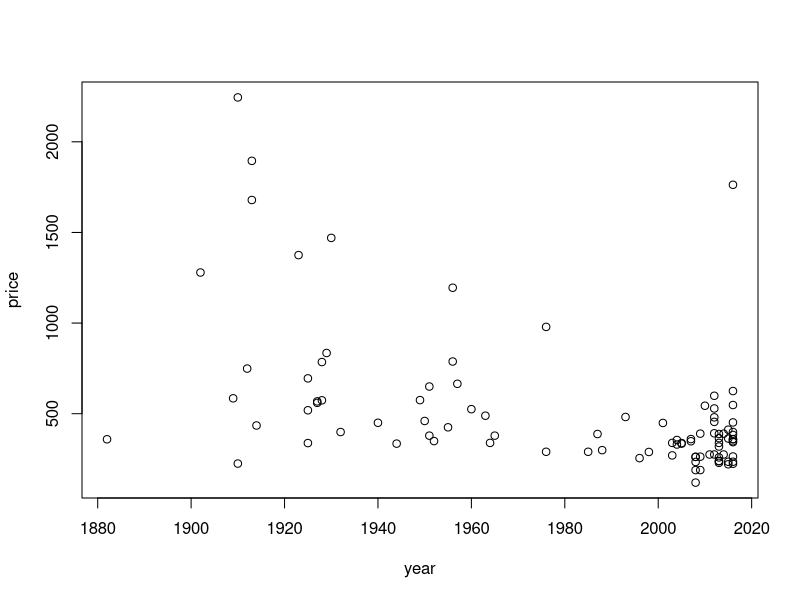
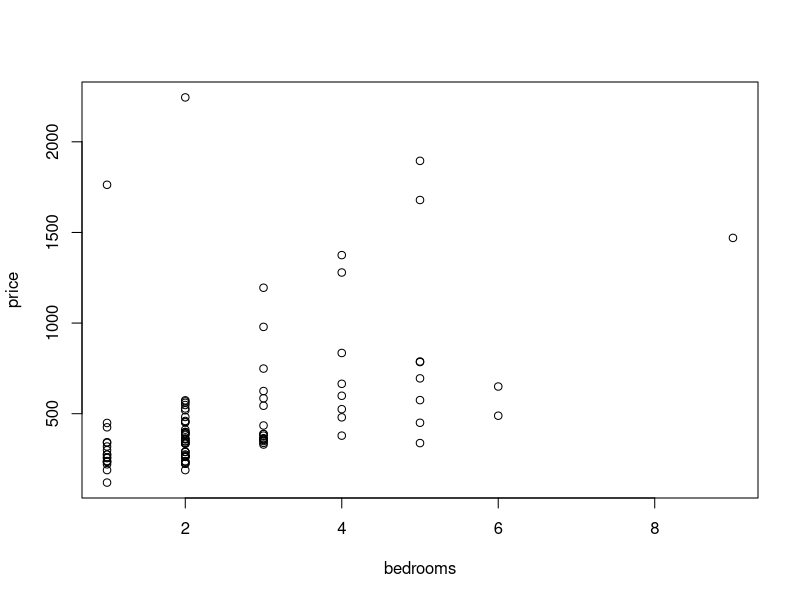
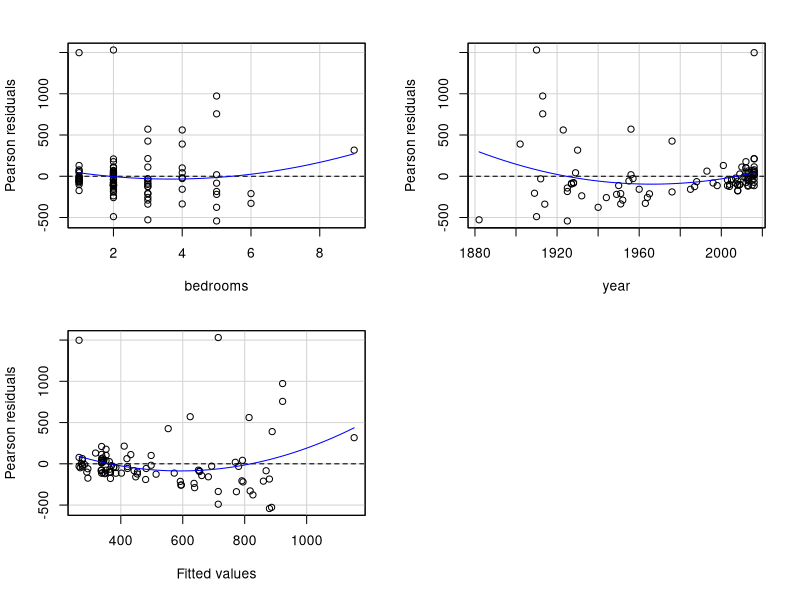
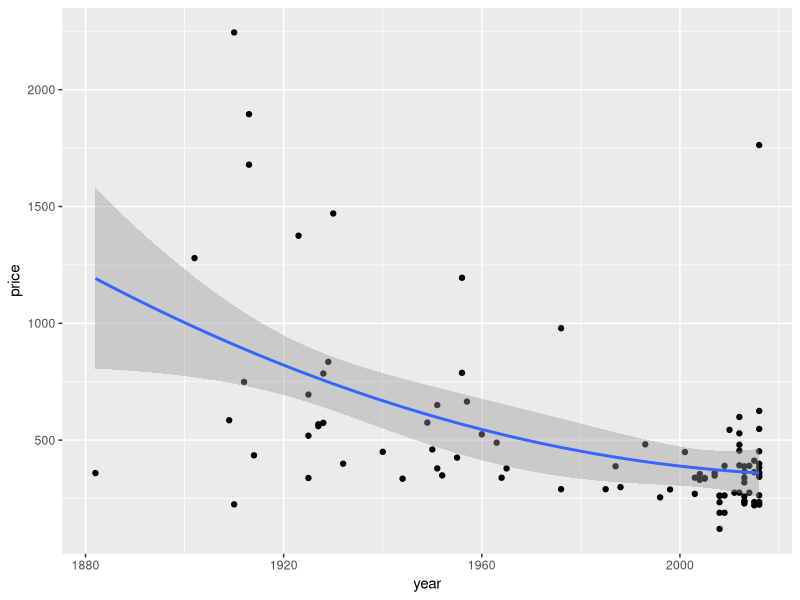
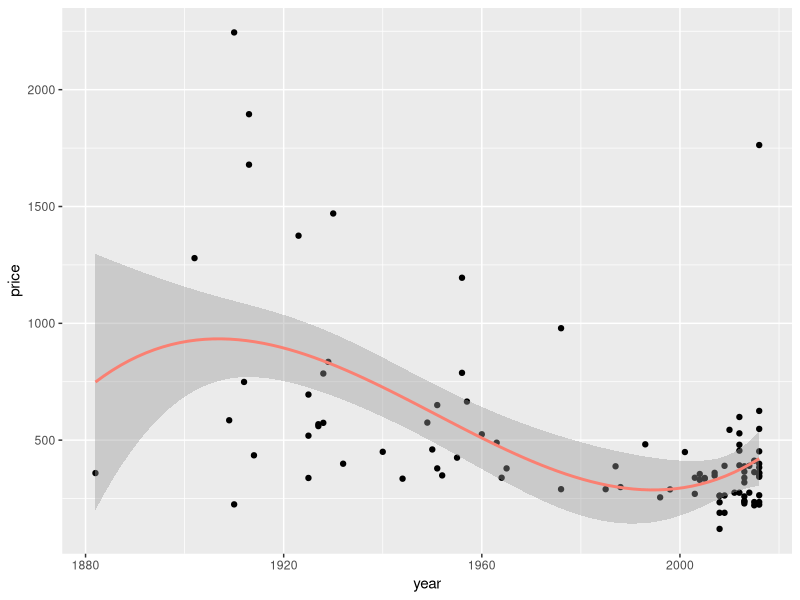
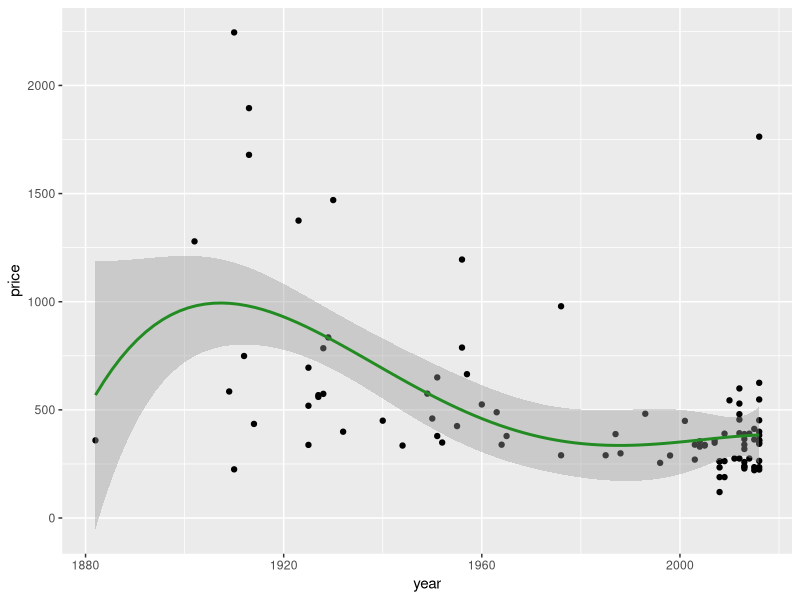
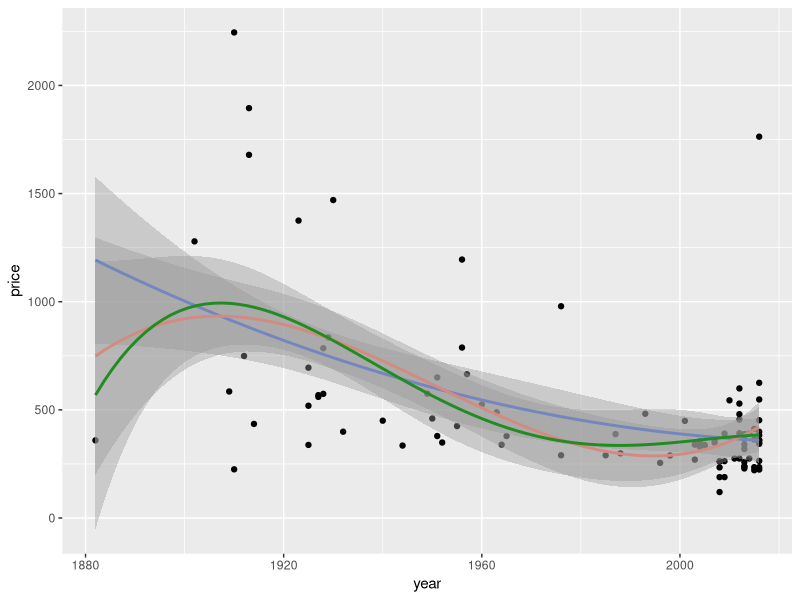

Write R code to recreate these figures, in order. (Note: this script raises an error after producing the figures.)
################## NON-LINEAR MODELS ######################
###########################################################
###########################################################


getwd()

setwd("C:/Users/aanwar11/Documents/Code Files/Datasets")

re = read.csv("real_estate_lect5.csv")

library(car) # what is this library
attach(re)

# Y~X => linear regression => multiple linear regression => characteristics (4)

##### why non linear?
##### sometimes linear models are unrealistic
##### non linear models are flexible 


##### We will learn three non linear models
############## 1. POLYNOMIAL MODEL
############## 2.
############## 3. 


######### POLYNOMIAL MODEL
# in a polynomial regression we transform the model to include non-linear terms ( as a polynomial)
# yi = b0 +b1*x
# => yi = b0 +b1xi +b2xi^2 + b3x^3 .............   [Very high flexibility]
## for computer polynomial regression is the same as linear becuase x*x is like interaction


plot(year, price)
plot(bedrooms, price)

reg1 = lm(price~bedrooms + year)
residualPlots(reg1)

#running a polynomial model

reg2 = lm(price~bedrooms+poly(year, 2)) 
reg3 = lm(price~bedrooms+poly(year, 3))
reg4 = lm(price~bedrooms+poly(year, 4))


### intercept
###  variable
### poly(variabl, 2)
### poly(variabl, 3)
### poly(variabl, 4)


# NOTE: lm(y ~ poly(x,1)) will give different result from x~1


reg_a = lm(price~poly(year,1))
reg_b = lm(price~year)
reg_c = lm(price~poly(year,1 ,raw =TRUE)) #without orthogonalization

summary(reg_a)
summary(reg_b)
summary(reg_c)

install.packages("ggplot2")
library(ggplot2)
require(methods)

### Plots Steps

#layer #1: plot environment
plot = ggplot(re, aes(y=price, x=year))
scatter =geom_point()
line_d2 = geom_smooth(method = "lm", formula = y~poly(x,2))
line_d3 = geom_smooth(method = "lm", formula = y~poly(x,3), color = "salmon")
line_d4 = geom_smooth(method = "lm", formula = y~poly(x,4), color = "forest green")


plot+scatter + line_d2
plot+scatter + line_d3
plot+scatter + line_d4
plot+scatter + line_d2 +line_d3 +line_d4


## choosing the optimal polynomial degree
## step 1: choosing models to test (reg1, reg2, reg3, reg4)

## step 2: run anova test
anova(reg1, reg2, reg3, reg4)

#--------------------------------------------------> break


######################################
#### SPLINE REGRESSION ###############
######################################

mt = read.csv("MontrealTemp.csv")
detach(mt)
attach(mt)

plot = ggplot(mt, aes(y=Temperature, x = Day))
scatter = geom_point(color = "grey")
plot + scatter

line_1 = geom_smooth(method="lm", formula = y~x)
line_2 = geom_smooth(method="lm", formula = y~poly(x,2))
line_3 = geom_smooth(method="lm", formula = y~poly(x,3))
line_4 = geom_smooth(method="lm", formula = y~poly(x,4))

plot + scatter +line_1 + line_2 + line_3 + line_4


## splines 
######## simple splines
######## polynomial splines

# linear spline
library(splines)

reg6 = lm(Temperature~bs(Day, knots = c(210, 400, 560), degree = 1))
summary(reg6)

spline_1 = geom_smooth(method ="lm", formula = y~bs(x, knots = c(210,400,560), degree = 1))          
plot + scatter + spline_1


reg6$fitted[200]
reg6$fitted[300]
reg6$fitted[400]
reg6$fitted[500]


reg7 = lm(Temperature~ bs(Day, knots = c(210, 400, 560), degree = 2))
reg8 = lm(Temperature~bs(Day, Knots = c (210, 400, 560), degree = 3))
reg9 = lm(Temperature~bs(Day, Knots = c (210, 400, 560), degree = 4))

spline_1 = geom_smooth(method= "lm", formula = y~bs(x, knots = c(210,400, 560), degree = 1), aes(color = "red"))
spline_2 = geom_smooth(method= "lm", formula = y~bs(x, knots = c(210,400, 560), degree = 2), aes(color = "red"))
spline_3 = geom_smooth(method= "lm", formula = y~bs(x, knots = c(210,400, 560), degree = 3), aes(color = "red"))
spline_4 = geom_smooth(method= "lm", formula = y~bs(x, knots = c(210,400, 560), degree = 4), aes(color = "red"))

spline_plot = plot+scatter+spline_1+ spline_2 + spline_3 + spline_4

spline_plot

k1 = quantile(Day, 0.2)
k2 = quantile(Day, 0.4)
k3 = quantile(Day, 0.6)
k4 = quantile(Day, 0.8)

reg10 =  lm(Temperature~ bs(Day, knots = c(k1, k2, k3, k4), degree = 3))
spline_4 = geom_smooth(method = "lm", formula = y~bs(x, knots =c(k1,k2,k3,k4), degree = 3))
eq_spline = geom_smooth(method = "lm", formula = y~bs(x, knots = c(k1, k2, k3, k4), degree = 3))
plot + scatter + eq_spline + geom_vline(xintercept = c(k1,k2,k3,k4), linetype = "dotted")



### local regression

reg11 = loess(Temperature~Day, span = 0.1)
reg12 = loess(Temperature~Day, span = 0.3)
reg13 = loess(Temperature~Day, span = 0.5)

localplot1 = geom_smooth(method = "loess", span = 0.1, color = "red")
plot + scatter + localplot1

localplot2 = geom_smooth(method = "loess", span = 0.3, color = "red")
plot + scatter + localplot2

localplot2 = geom_smooth(method = "loess", span = 0.6, color = "red")
plot + scatter + localplot2


localplot2 = geom_smooth(method = "loess", span = 0.96, color = "red")
plot + scatter + localplot2


localplot2 = geom_smooth(method = "loess", span = 1.5, color = "red")
plot + scatter + localplot2

localplot2 = geom_smooth(method = "loess", span = 5, color = "red")
plot + scatter + localplot2

localplot2 = geom_smooth(method = "loess", span = 50, color = "red")
plot + scatter + localplot2
